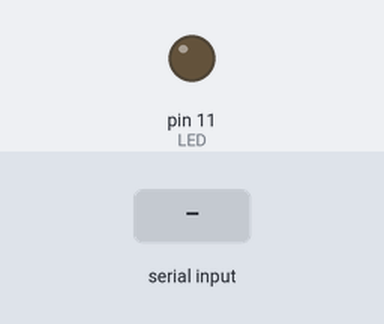
Bench run of a sketch on a simulated Arduino Uno, built with avr-gcc and run on an emulated ATmega328P. On the bench: output pins drawn as LEDs (lit = HIGH). Inputs (shaded band) come from the test bench.

Above: at 1.2 s.
1.3 s: "1" received over Serial
At 2.4 s:
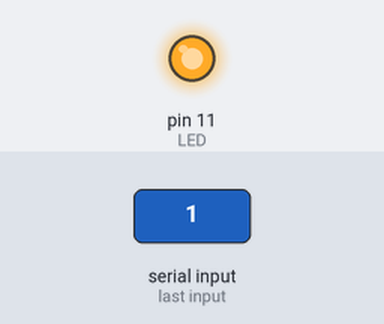
2.8 s: "0" received over Serial
At 3.6 s:
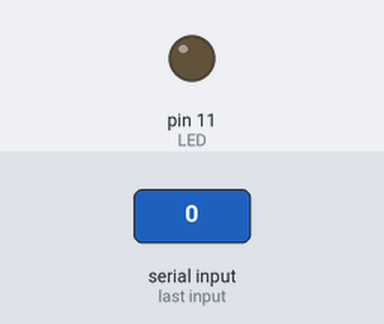
Timing chart, 0 to 5.8 s (numbered marks = the images above; inputs shaded):
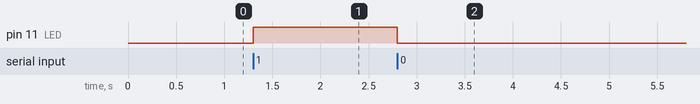

The sketch:

Bluelamp.ino
```cpp
int LED = 11;
 int import = 0;

 void setup() {
pinMode (LED, OUTPUT);
digitalWrite (LED, LOW);
Serial.begin (9600);
}

void loop() {
if (Serial.available()>0){
  import = Serial.read();

if (import == '0') {
  digitalWrite (LED, LOW);

  }
}else if (import == '1') {
  digitalWrite (LED, HIGH);
}
}
```

Measured:
- after the input at 1.3 s, pin 11 (LED): LOW → HIGH at once
- after the input at 2.8 s, pin 11 (LED): HIGH → LOW at once
